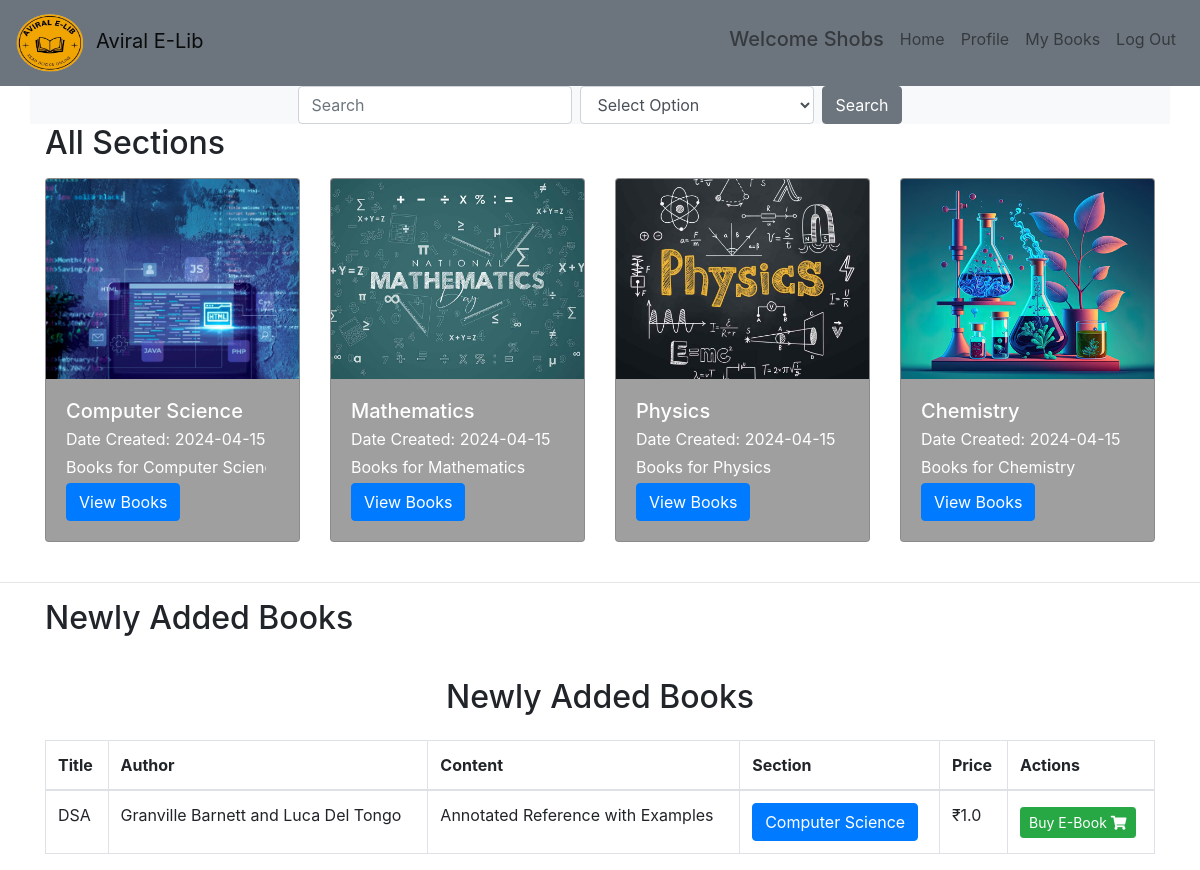
Screenshot of /user_dashboard (signed in) with the database file from the repository.
### application/models.py (models this page shows, shortened)
class Section(db.Model):
    id = db.Column(db.Integer, primary_key=True, autoincrement=True)
    section_name = db.Column(db.String(100), nullable=False)
    date_created = db.Column(db.DateTime, nullable=False, default=datetime.utcnow)
    description = db.Column(db.Text, nullable=False)
    image = db.Column(db.String(255), nullable=False)

class Book(db.Model):
    id = db.Column(db.Integer, primary_key=True)
    title = db.Column(db.String(100), nullable=False)
    author = db.Column(db.String(100), nullable=False)
    content = db.Column(db.Text, nullable=False)
    image = db.Column(db.String(200), nullable=False)
    pdf = db.Column(db.String(200), nullable=False)
    section_id = db.Column(db.Integer, db.ForeignKey('section.id'), nullable=False)
    section = db.relationship('Section', backref=db.backref('books', lazy=True))
    date_created = db.Column(db.DateTime, nullable=False, default=datetime.utcnow)
    price_per_day = db.Column(db.Float, nullable=False)

### application/routes.py (the view)
@app.route('/user_dashboard')
def user_dashboard():
    if 'user' in session and session['user']['role'] == 'customer':
        sections = Section.query.all()
        latest_books = Book.query.order_by(Book.date_created.desc()).limit(10).all()
        return render_template('user_dashboard.html', sections=sections, latest_books=latest_books)
    else:
        return redirect(url_for('login'))

### templates/user_dashboard.html (shortened to what this page needs)
{% extends 'basefor_user.html' %}
{% block content %}
<div class="container">
    <div class="row pb-2">
        <div class="col">
            <div class="d-flex justify-content-between align-items-center">
                <h2>All Sections</h2>
            </div>
        </div>
    </div>
    <div class="row">
        {% for section in sections %}
        <div class="col-lg-3 col-md-4 col-sm-6 mb-4">
            <div class="card">
                <img src="{{ url_for('static', filename=section.image.replace('\\', '/')) }}" class="card-img-top custom-card-img" alt="{{ section.section_name }}" style="object-fit: cover; height: 200px;">
                <div class="card-body">
                    <h5 class="card-title mb-1">{{ section.section_name }}</h5>
                    <p class="card-text mb-1">Date Created: {{ section.date_created.strftime('%Y-%m-%d') }}</p>
                    <p class="card-text mb-1 description">{{ section.description }}</p>
                    <div class="d-flex justify-content-between align-items-center">
                        <a href="{{ url_for('user_section_books', section_id=section.id) }}" class="btn btn-primary">View Books</a>
                    </div>
                </div>
            </div>
        </div>
        {% endfor %}
    </div>
</div>
<hr>
<div class="container">
    <div class="row pb-2">
        <div class="col">
            <div class="d-flex justify-content-between align-items-center">
                <h2>Newly Added Books</h2>
            </div>
        </div>
    </div>
</div>
<div class="container mt-4">
    <h2 class="text-center mb-4">Newly Added Books</h2>
    <div class="table-responsive">
        <table class="table table-bordered">
            <thead>
                <tr>
                    <th>Title</th>
                    <th>Author</th>
                    <th>Content</th>
                    <th>Section</th>
                    <th>Price</th>
                    <th>Actions</th>
                </tr>
            </thead>
            <tbody>
                {% for book in latest_books %}
                <tr>
                    <td>{{ book.title }}</td>
                    <td>{{ book.author }}</td>
                    <td>{{ book.content }}</td>
                    <td><a href="{{ url_for('user_section_books', section_id=book.section_id) }}" class="btn btn-primary">{{ book.section.section_name }}</a></td>
                    <td>₹{{ book.price_per_day }}</td>
                    <td>
                        <form action="{{ url_for('purchase') }}" method="post">
                            <button type="submit" class="btn btn-success btn-sm mt-1">Buy E-Book <i class="fas fa-shopping-cart"></i></button>
                        </form>
                    </td>
                </tr>
                {% endfor %}
            </tbody>
        </table>
    </div>
</div>
{% endblock content %}

### templates/basefor_user.html (shortened to what this page needs)
<!DOCTYPE html>
<html lang="en">
<head>
    <link rel="stylesheet" href="https://maxcdn.bootstrapcdn.com/bootstrap/4.5.2/css/bootstrap.min.css">
    <link rel="stylesheet" href="{{url_for('static', filename='css/style.css')}}">
    <link rel="stylesheet" href="https://cdnjs.cloudflare.com/ajax/libs/font-awesome/5.15.4/css/all.min.css">
</head>
<body>
    <nav class="navbar navbar-expand-lg navbar-light bg-secondary " >
        <a class="navbar-brand" href="#"><img src="{{ url_for('static', filename='images/logo1.png')}}" alt="Logo" height="60" width="80" style="padding-right: 7%;">Aviral E-Lib</a>
        <div class="collapse navbar-collapse" id="navbarNav">
            <ul class="navbar-nav ml-auto">
                <li class="nav-item">
                    {% if session.get('user') %}
                    <h5 class="nav-link">Welcome {{ session.get('user')['name']}}</h5>
                    {% endif %}
                </li>
                <li class="nav-item">
                    <a class="nav-link" href="/user_dashboard">Home</a>
                </li>
                <li class="nav-item">
                    <a class="nav-link" href="/user_profile">Profile</a>
                </li>
                <li class="nav-item">
                    <a class="nav-link" href="/my_books">My Books</a>
                </li>
                <li class="nav-item">
                    <a class="nav-link" href="/logout">Log Out</a>
                </li>
            </ul>
        </div>
    </nav>
    <div class="container bg-light">
        <div class="row justify-content-center">
            <form class="form-inline my-2 my-lg-0" action="{{ url_for('user_search') }}" method="POST">
                <input class="form-control mr-sm-2" type="search" placeholder="Search" aria-label="Search" name="search_value">
                <select class="form-control mr-sm-2" name="search_criteria">
                    <option value="">Select Option</option>
                </select>
                <button class="btn btn-secondary my-2 my-sm-0" type="submit">Search</button>
            </form>
        </div>
    </div>
{% block content %}
{% endblock content %}
</body>
</html>

### static/css/style.css (style rules this page uses)
.card { background-color: transparent; background-color: rgba(0, 0, 0, 0.377); color: #fff; }
.custom-card-img { height: 200px; width: 100%; object-fit: cover; }
.description { max-height: 100px; overflow: hidden; width: 200px; white-space: nowrap; }

### rows the page displays
Section: shows a picture, section_name "Computer Science", date_created "2024-04-15", description "Books for Computer…"
Section: shows a picture, section_name "Mathematics", date_created "2024-04-15", description "Books for Mathematics"
Section: section_name (picture), section_name "Physics", date_created "2024-04-15", description "Books for Physics"
Section: section_name (picture), section_name "Chemistry", date_created "2024-04-15", description "Books for Chemistry"
Book: title "DSA", author "Granville Barnett and Luca Del Tongo", content "Annotated Reference with Examples", section.section_name "Computer Science", price_per_day "1.0"

### other values shown
{{ session.get('user')['name'] }} "Shobs"
